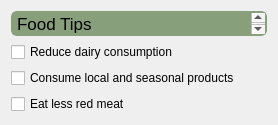
           <widget class="QFrame" name="verticalFrame">
            <layout class="QVBoxLayout" name="verticalLayout_4">
             <item>
              <widget class="QTextEdit" name="textEdit">
               <property name="maximumSize">
                <size>
                 <width>16777215</width>
                 <height>25</height>
                </size>
               </property>
               <property name="styleSheet">
                <string notr="true">QTextEdit{

	border: 2px solid rgb(37, 39, 48);
	border-radius: 6px;
	border-color: rgb(136, 159, 124);
	background-color: rgb(136, 159, 124);

}</string>
               </property>
               <property name="html">
                <string>&lt;!DOCTYPE HTML PUBLIC &quot;-//W3C//DTD HTML 4.0//EN&quot; &quot;http://www.w3.org/TR/REC-html40/strict.dtd&quot;&gt;
&lt;html&gt;&lt;head&gt;&lt;meta name=&quot;qrichtext&quot; content=&quot;1&quot; /&gt;&lt;meta charset=&quot;utf-8&quot; /&gt;&lt;style type=&quot;text/css&quot;&gt;
p, li { white-space: pre-wrap; }
&lt;/style&gt;&lt;/head&gt;&lt;body style=&quot; font-family:'.AppleSystemUIFont'; font-size:13pt; font-weight:400; font-style:normal;&quot;&gt;
&lt;p style=&quot; margin-top:0px; margin-bottom:0px; margin-left:0px; margin-right:0px; -qt-block-indent:0; text-indent:0px;&quot;&gt;Food Tips&lt;/p&gt;&lt;/body&gt;&lt;/html&gt;</string>
               </property>
              </widget>
             </item>
             <item>
              <widget class="QCheckBox" name="checkBox_3">
               <property name="text">
                <string>Reduce dairy consumption</string>
               </property>
              </widget>
             </item>
             <item>
              <widget class="QCheckBox" name="checkBox_2">
               <property name="text">
                <string>Consume local and seasonal products</string>
               </property>
              </widget>
             </item>
             <item>
              <widget class="QCheckBox" name="checkBox">
               <property name="text">
                <string>Eat less red meat</string>
               </property>
              </widget>
             </item>
            </layout>
           </widget>
